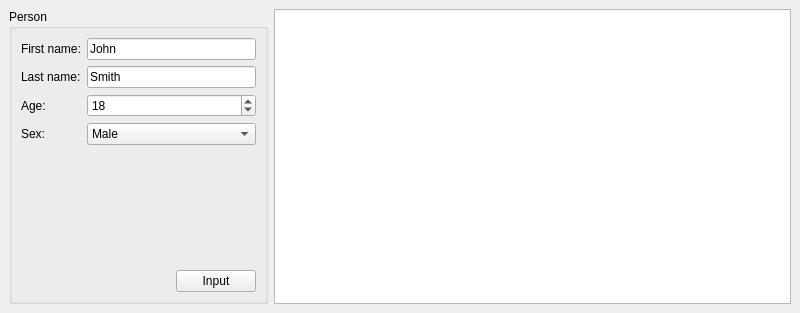
<?xml version="1.0" encoding="UTF-8"?>
<ui version="4.0">
 <class>MainWindow</class>
 <widget class="QMainWindow" name="MainWindow">
  <property name="geometry">
   <rect>
    <x>0</x>
    <y>0</y>
    <width>800</width>
    <height>313</height>
   </rect>
  </property>
  <property name="windowTitle">
   <string>MainWindow</string>
  </property>
  <widget class="QWidget" name="centralwidget">
   <layout class="QGridLayout" name="gridLayout_2" columnstretch="1,2">
    <item row="0" column="0">
     <widget class="QGroupBox" name="groupBox">
      <property name="title">
       <string>Person</string>
      </property>
      <layout class="QGridLayout" name="gridLayout">
       <item row="0" column="0">
        <layout class="QFormLayout" name="formLayout">
         <item row="0" column="0">
          <widget class="QLabel" name="firstNameLabel">
           <property name="text">
            <string>First name:</string>
           </property>
          </widget>
         </item>
         <item row="0" column="1">
          <widget class="QLineEdit" name="firstNameLineEdit">
           <property name="text">
            <string>John</string>
           </property>
          </widget>
         </item>
         <item row="1" column="0">
          <widget class="QLabel" name="lastNameLabel">
           <property name="text">
            <string>Last name:</string>
           </property>
          </widget>
         </item>
         <item row="1" column="1">
          <widget class="QLineEdit" name="lastNameLineEdit">
           <property name="text">
            <string>Smith</string>
           </property>
          </widget>
         </item>
         <item row="2" column="0">
          <widget class="QLabel" name="ageLabel">
           <property name="text">
            <string>Age:</string>
           </property>
          </widget>
         </item>
         <item row="2" column="1">
          <widget class="QSpinBox" name="ageSpinBox">
           <property name="value">
            <number>18</number>
           </property>
          </widget>
         </item>
         <item row="3" column="0">
          <widget class="QLabel" name="sexLabel">
           <property name="text">
            <string>Sex:</string>
           </property>
          </widget>
         </item>
         <item row="3" column="1">
          <widget class="QComboBox" name="sexComboBox">
           <item>
            <property name="text">
             <string>Male</string>
            </property>
           </item>
           <item>
            <property name="text">
             <string>Female</string>
            </property>
           </item>
          </widget>
         </item>
        </layout>
       </item>
       <item row="1" column="0">
        <spacer name="verticalSpacer">
         <property name="orientation">
          <enum>Qt::Vertical</enum>
         </property>
         <property name="sizeHint" stdset="0">
          <size>
           <width>20</width>
           <height>94</height>
          </size>
         </property>
        </spacer>
       </item>
       <item row="2" column="0">
        <layout class="QHBoxLayout" name="horizontalLayout">
         <item>
          <spacer name="horizontalSpacer">
           <property name="orientation">
            <enum>Qt::Horizontal</enum>
           </property>
           <property name="sizeHint" stdset="0">
            <size>
             <width>40</width>
             <height>20</height>
            </size>
           </property>
          </spacer>
         </item>
         <item>
          <widget class="QPushButton" name="pushButton">
           <property name="text">
            <string>Input</string>
           </property>
          </widget>
         </item>
        </layout>
       </item>
      </layout>
     </widget>
    </item>
    <item row="0" column="1">
     <widget class="QTextEdit" name="textEdit"/>
    </item>
   </layout>
  </widget>
 </widget>
 <resources/>
 <connections/>
</ui>
